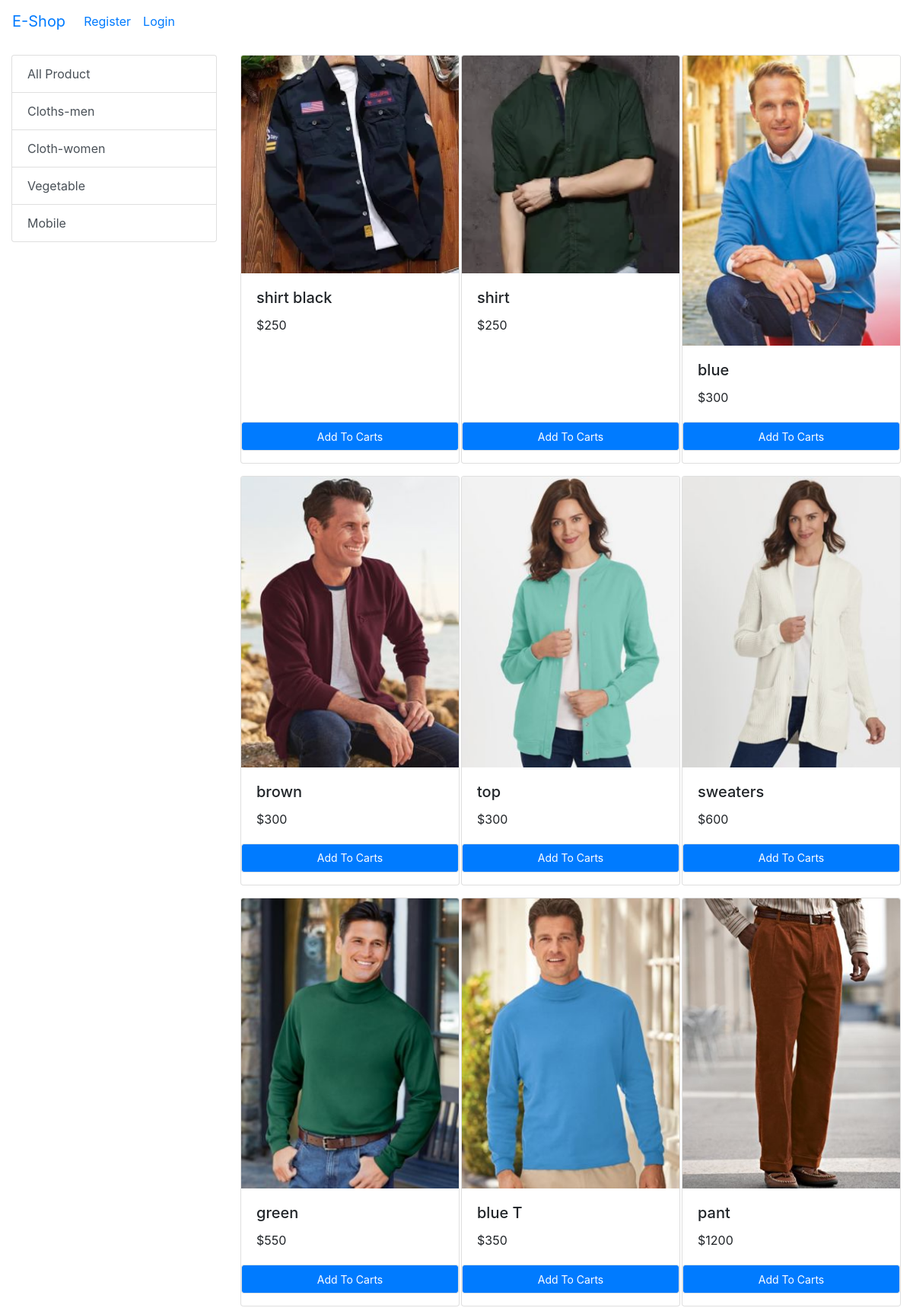
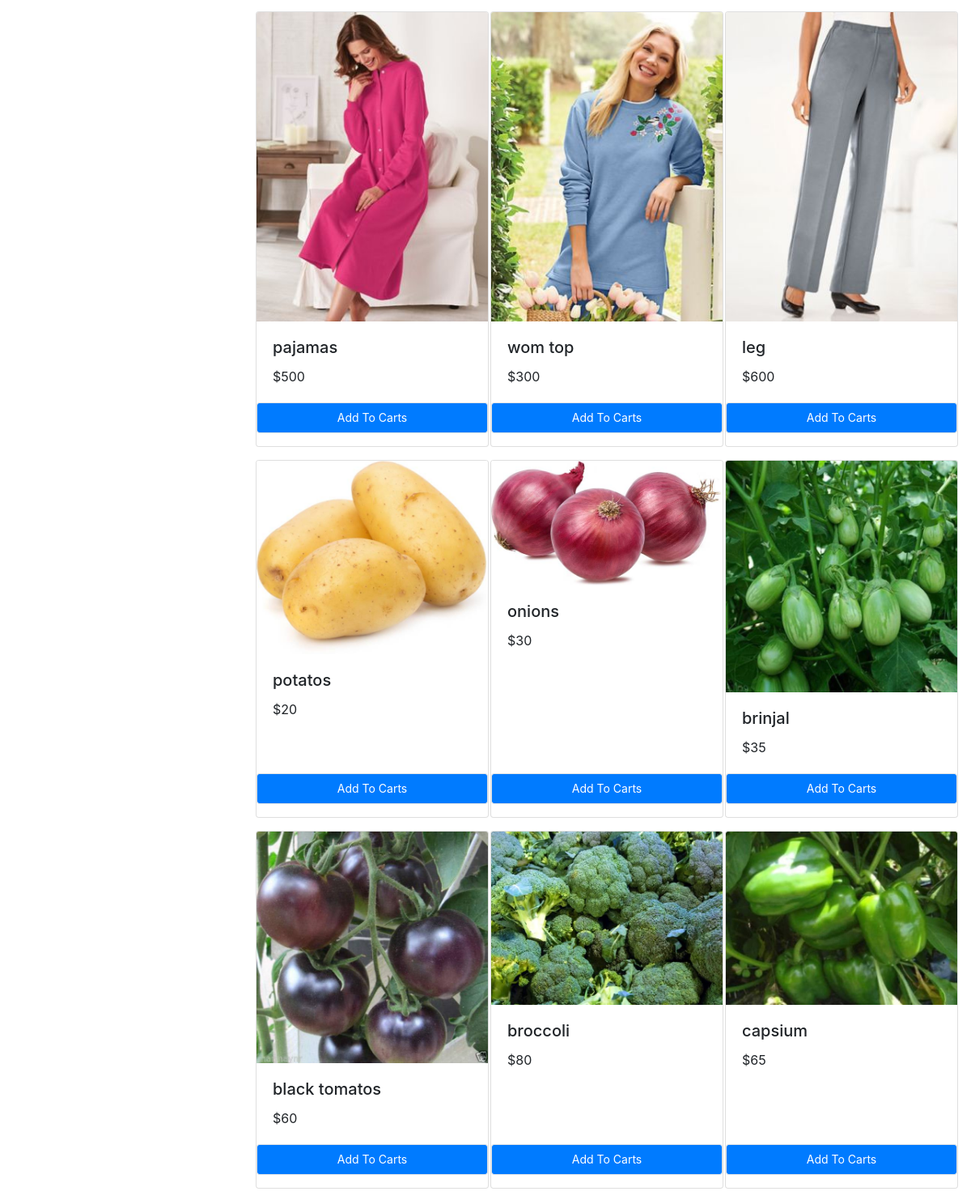
The page / (upper part) on the database its author committed (2 pictures, top to bottom).
### store/models.py (models this page shows, shortened)
class Category(models.Model):
    name = models.CharField(max_length=20)
    @staticmethod
    def get_all_categories():
        return Category.objects.all()

class Product(models.Model):
    name = models.CharField(max_length=100)
    price = models.IntegerField(default=0)
    category = models.ForeignKey(Category, on_delete=models.CASCADE, default=1)
    description = models.CharField(max_length=200, default='', null=True, blank=True)
    image = models.ImageField(upload_to='products/')
    @staticmethod
    def get_all_products():
        return Product.objects.all()

### store/views.py (the view, shortened to what this page needs)
# urls.py: path('',Index.as_view(),name='index'),
class Index(View):
    def get(self,request):
        cart = request.session.get('cart')
        if not cart:
            request.session['cart'] = {}
        categories = Category.get_all_categories()
        categoryid = request.GET.get('category')
        if categoryid:
            products = Product.get_all_products_by_categoryid(categoryid)
        else:
            products = Product.get_all_products()
        print('you are : ',
              request.session.get('email'))  # here we want to who save login. the customer save in the session
        return render(request, 'index.html', {'products': products, 'categories': categories})

### store/templatetags/cart.py (called while the page is built)
@register.filter(name='is_in_cart')
def is_in_cart(product,cart):
    keys = cart.keys()
    for id in keys:
        if int(id) == product.id:
            return True
    return False;

@register.filter(name='currency')
def currency(number):
    return '$'+str(number)

### store/templates/index.html (shortened to what this page needs)
{% extends 'base.html' %}
{% block body %}
{% load cart %}
    <div class="container-fluid mt-3">
      <div class="row">
        <div class="col-lg-3 max-auto">
          <div class="list-group">
            <a href="/" class="list-group-item list-group-item-action ">All Product</a>
            {% for category in categories%}
            <a href="/?category={{category.id}}" class="list-group-item list-group-item-action ">{{category.name}}</a>
            {% endfor %}
          </div>
        </div>
        <div id="product" class="col-lg-9 mx-auto">
          <div class="row mx-auto" >
            {% for product in products %}
            <div class="card mx-auto mb-3" id="{{product.id}}" style="width: 18rem;">
              <img src="{{product.image.url}}" class="card-img-top" alt="">
              <div class="card-body">
                <h5 class="card-title">{{ product.name}}</h5>
                <p class="card-text">{{ product.price|currency}}</p>
              </div>
              <div class="card-foter p-0 ">
                {% if product|is_in_cart:request.session.cart %}
                <div class="row no-gutters">
                  <form action="/#{{product.id}}" method="POST" class="col-2">
                    {% csrf_token %}
                    <input hidden type="text" name="product" value="{{product.id}}">
                    <input hidden type="number" name="remove" value="-1">
                    <input type="submit" class=" btn btn-block btn-secondary"  value=" - ">
                  </form>
                  <div class="text-center col">{{ product|cart_quantity:request.session.cart }} in cart</div>
                  <form action="/#{{product.id}}" method="POST" class="col-2">
                    {% csrf_token %}
                    <input hidden type="text" name="product" value="{{product.id}}">
                    <input type="submit" class=" btn btn-block btn-secondary"  value=" + ">
                  </form>
                </div>
                {% else %}
                <form action="/#{{product.id}}" method="POST" class="btn-block">
                  <input type="submit" class="btn btn-primary border btn-sm form-control" value="Add To Carts">
                </form>
                {% endif %}
            </div>
            </div>
            {% endfor %}
        </div>
        </div>
      </div>
{% endblock %}

### rows shown on the page
Category: name "Cloths-men"
Category: name "Cloth-women"
Category: name "Vegetable"
Category: name "Mobile"
Product: {{ product.id }} 1 (drawn), image (picture), name "shirt black", price "$250"
Product: image (picture), name "shirt", price "$250"
Product: image (picture), name "blue", price "$300"
Product: image (picture), name "brown", price "$300"
Product: image (picture), name "top", price "$300"
Product: image (picture), name "sweaters", price "$600"
Product: image (picture), name "green", price "$550"
Product: image (picture), name "blue T", price "$350"
Product: image (picture), name "pant", price "$1200"
Product: image (picture), name "pajamas", price "$500"
Product: image (picture), name "wom top", price "$300"
Product: image (picture), name "leg", price "$600"
Product: image (picture), name "potatos", price "$20"
Product: image (picture), name "onions", price "$30"
Product: image (picture), name "brinjal", price "$35"
Product: image (picture), name "black tomatos", price "$60"
Product: image (picture), name "broccoli", price "$80"
Product: {{ product.id }} 18 (drawn), image (picture), name "capsium", price "$65"
